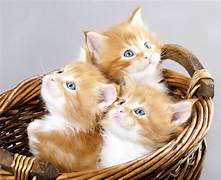
#> input picture Photos/cats.jpg, 221 x 180 px, found by its file name
$ python thresholding.py
#> lines starting #> are read from the running program, lines starting #| are printed output that depends on the picture; after the words box and inside, x2 and y2 are one past the last pixel; in counts of white or black regions, pixels touching at a corner belong together
# perform thresholding on the image in both binary and inverse binary using different thresholding methods


import cv2 as cv

img = cv.imread('../Resources/Photos/cats.jpg')
#> img is the input picture: shape (180, 221, 3); mean B, G, R 151.6, 167.7, 188.7

gray = cv.cvtColor(img, cv.COLOR_BGR2GRAY)
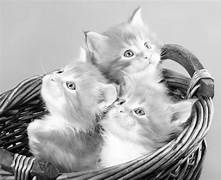
#> gray: shape (180, 221); min 0, max 255, mean 172.2
cv.imshow('Gray', gray)

# Simple Thresholding
threshold, thresh = cv.threshold(gray, 150, 255, cv.THRESH_BINARY)
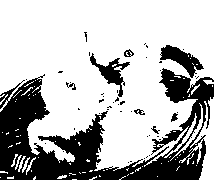
#> thresh: shape (180, 221); 72.3% white; 49 black regions (41 under 20 px), largest, box (x1, y1, x2, y2) and area: (0, 68, 214, 180) 9624, (160, 45, 204, 78) 587, (90, 53, 130, 97) 511
cv.imshow('Simple Thresholded', thresh)

threshold, thresh_inv = cv.threshold(gray, 150, 255, cv.THRESH_BINARY_INV)
cv.imshow('Simple Thresholded Inverse', thresh_inv)

# Adaptive Thresholding
adaptive_thresh = cv.adaptiveThreshold(gray, 255, cv.ADAPTIVE_THRESH_MEAN_C, cv.THRESH_BINARY, 11, 3)
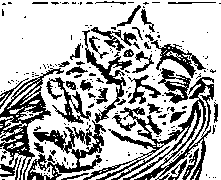
#> adaptive_thresh: shape (180, 221); 69.7% white; 197 black regions (154 under 20 px), largest, box (x1, y1, x2, y2) and area: (83, 77, 214, 180) 2825, (0, 68, 64, 180) 1715, (27, 120, 106, 180) 1544

cv.imshow('Adaptive Thresholding', adaptive_thresh)

cv.waitKey(0)

$ run again, with Photos/cat.jpg copied over Photos/cats.jpg
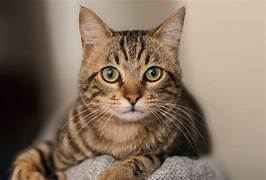
#> input picture Photos/cat.jpg, 266 x 180 px, found by its file name
#> img is the input picture: shape (180, 266, 3); mean B, G, R 98.5, 114.9, 133.9
#> `threshold, thresh = cv.threshold(gray, 150, 255, cv.THRESH_BINARY)`:
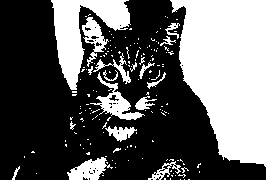
#> thresh: shape (180, 266); 37.7% white; 163 white regions (145 under 20 px), largest, box (x1, y1, x2, y2) and area: (170, 0, 266, 167) 11565, (51, 0, 131, 90) 2934, (90, 72, 145, 120) 722
#> `adaptive_thresh = cv.adaptiveThreshold(gray, 255, cv.ADAPTIVE_THRESH_M..`:
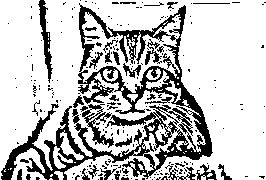
#> adaptive_thresh: shape (180, 266); 76% white; 226 black regions (192 under 20 px), largest, box (x1, y1, x2, y2) and area: (1, 3, 213, 180) 8349, (82, 104, 114, 148) 443, (38, 0, 53, 83) 433

$ run again, with Photos/group1.jpg copied over Photos/cats.jpg
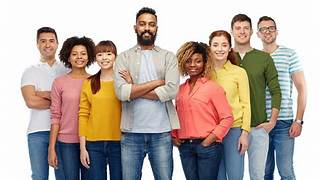
#> input picture Photos/group1.jpg, 320 x 180 px, found by its file name
#> img is the input picture: shape (180, 320, 3); mean B, G, R 160.5, 169.2, 183.4
#> `threshold, thresh = cv.threshold(gray, 150, 255, cv.THRESH_BINARY)`:
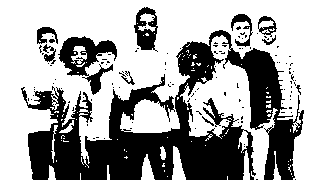
#> thresh: shape (180, 320); 63.7% white; 116 black regions (105 under 20 px), largest, box (x1, y1, x2, y2) and area: (21, 30, 304, 180) 17674, (58, 36, 117, 95) 1434, (134, 7, 158, 52) 612
#> `adaptive_thresh = cv.adaptiveThreshold(gray, 255, cv.ADAPTIVE_THRESH_M..`:
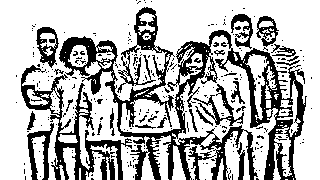
#> adaptive_thresh: shape (180, 320); 70.5% white; 282 black regions (253 under 20 px), largest, box (x1, y1, x2, y2) and area: (59, 7, 307, 180) 10043, (21, 65, 132, 180) 2796, (27, 123, 54, 180) 574
